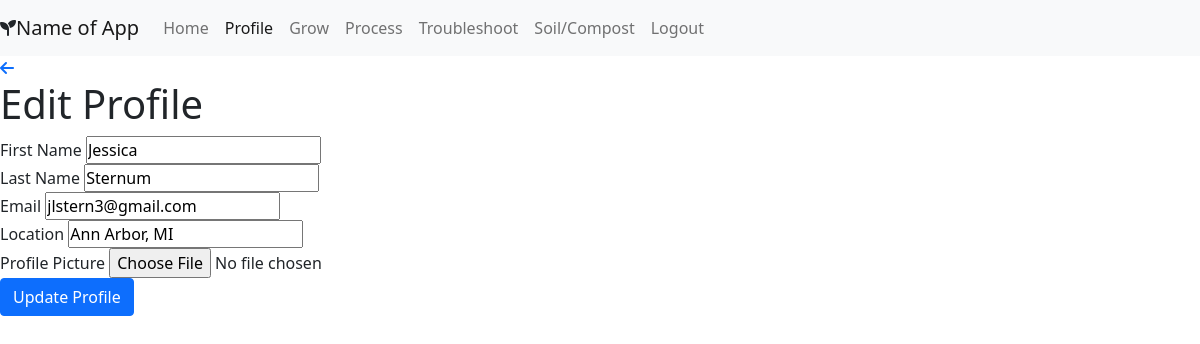
Page /profile/1/edit (signed in) on the committed database.
### portfolio/models.py (models this page shows, shortened)
class User(models.Model):
    first_name = models.CharField(max_length=45)
    last_name = models.CharField(max_length=45)
    location = models.TextField(null = True)
    email = models.TextField()
    password = models.TextField()
    profile_pic = models.ImageField(null=True, blank=True)
    created_at = models.DateTimeField(auto_now_add=True)
    updated_at = models.DateTimeField(auto_now=True)
    objects = UserManager()

### portfolio/views.py (the view)
# urls.py: path('profile/<int:user_id>/edit', views.edit_profile),
def edit_profile(request, user_id):
    if 'user_id' not in request.session:
        return redirect('/')
    context={
        'current_user' : User.objects.get(id = user_id),
    }
    return render(request, "edit_profile.html", context)

### portfolio/templates/edit_profile.html (shortened to what this page needs)
<!DOCTYPE html>
<html lang="en">
<head>
    <link href="https://cdn.jsdelivr.net/npm/bootstrap@5.0.0-beta3/dist/css/bootstrap.min.css" rel="stylesheet"
>
    <link rel="stylesheet" href="https://cdn.jsdelivr.net/npm/bootstrap-icons@1.4.1/font/bootstrap-icons.css">
    {% load static %}
    <link rel="stylesheet" href="{% static 'css/styles.css' %}">
</head>
<body>
    <div>
        <nav class="navbar navbar-expand-lg navbar-light bg-light sticky-top">
            <i class="fas fa-seedling"></i><a class="navbar-brand" href="/home"> Name of App</a>
            <div class="collapse navbar-collapse" id="navbarNavAltMarkup">
                <div class="navbar-nav">
                    <a class="nav-item nav-link" href="/home">Home</a>
                    <a class="nav-item nav-link active" href="/profile/{{current_user.id}}">Profile</a>
                    <a class="nav-item nav-link" href="/grow">Grow</a>
                    <a class="nav-item nav-link" href="/process">Process</a>
                    <a class="nav-item nav-link" href="#">Troubleshoot</a>
                    <a class="nav-item nav-link" href="/soil">Soil/Compost</a>
                    <a class="nav-item nav-link" href="/logout">Logout</a>
                </div>
            </div>
        </nav>
    </div>
    <a href="/profile/{{current_user.id}}"><i class="fas fa-arrow-left"></i></a>
    <h1>Edit Profile</h1>
    <form action="/profile/{{current_user.id}}/update" method="POST">
        <div class="form-group row">
            <label margin-top: 1%;>First Name <input type=text name='first_name' value="{{current_user.first_name}}"></label>
        </div>
        <div class="form-group row">
            <label>Last Name <input type=text name='last_name' value="{{current_user.last_name}}"></label>
        </div>
        <div class="form-group row">
            <label>Email <input type=text name='email' value="{{current_user.email}}"></label>
        </div>
        <div class="form-group row">
            <label>Location <input type=text name='location' value="{{current_user.location}}"></label>
        </div>
        <div class="form-group row">
            <label for="img">Profile Picture <input type="file" name='profile_pic' value="{{current_user.profile_pic}}"></label>
        </div>
        <button class="btn btn-primary btn-md" type="submit"
            value="Update Profile">Update Profile</button>
    </form>
</body>
</html>

### portfolio/static/css/styles.css (style rules this page uses)
* { margin: 0; padding: 0; }

### rows in the picture
User: first_name "Jessica", last_name "Sternum", email "jlstern3@gmail.com", location "Ann Arbor, MI"
